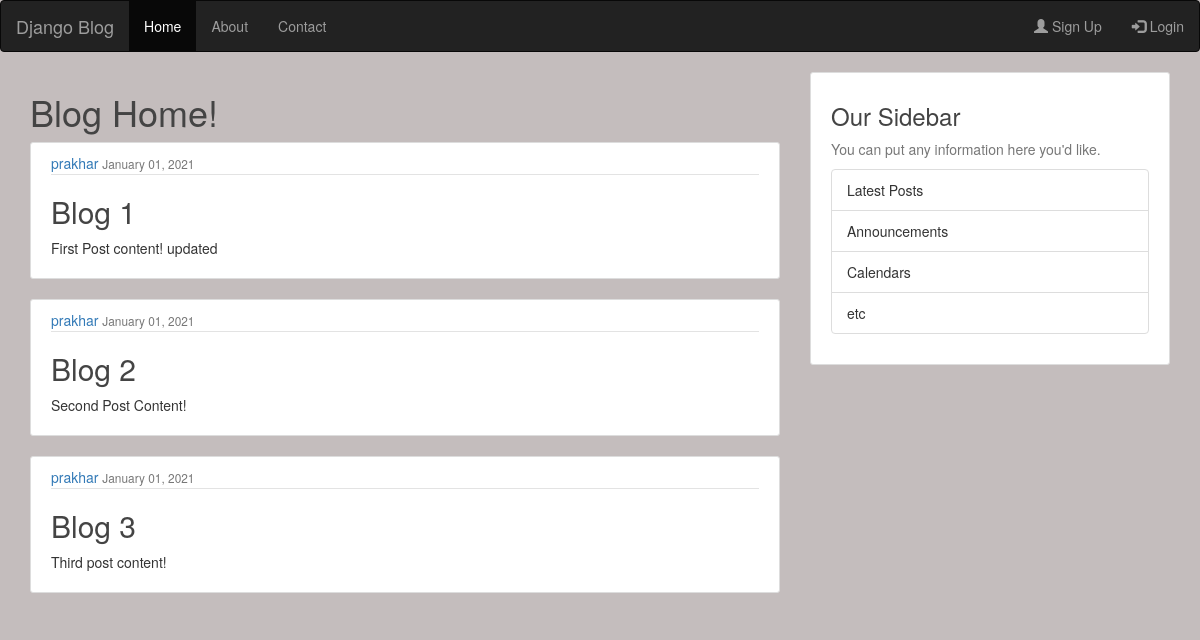
Screenshot of /blog/ with the database file from the repository.
### blog/models.py (models this page shows, shortened)
class Post(models.Model):
    title = models.CharField(max_length=100)
    content = models.TextField()
    date_posted = models.DateTimeField(default=timezone.now)
    contact = models.TextField()
    author = models.ForeignKey(User, on_delete=models.CASCADE)

### blog/views.py (the view)
# urls.py: path('', views.home, name='blog-home'),
def home(request):
    context = {
        'posts': Post.objects.all()
    }
    return render(request,  'blog/home.html', context)

### blog/templates/blog/home.html
{% extends "blog/base.html" %}
{% block content%}
    <h1>Blog Home!</h1>
    <div>
        {% for post in posts %}
            <article class="media content-section">
                <div class="media-body">
                    <div class="article-metadata">
                        <a class="mr-2" href="#">{{ post.author }}</a>
                        <small class="text-muted">{{ post.date_posted|date:"F d, Y" }}</small>
                    </div>
                    <h2><a class="article-title" href="#">{{ post.title }}</a></h2>
                    <p class="article-content">{{ post.content }}</p>
                </div>
            </article>
        {% endfor %}
    </div>
{% endblock content %}

### blog/templates/blog/base.html (shortened to what this page needs)
{% load static %}
<!DOCTYPE html>
<html lang="en">
<head>
    <link rel="stylesheet" href="https://maxcdn.bootstrapcdn.com/bootstrap/3.4.1/css/bootstrap.min.css">
    <link rel="stylesheet" type="text/css" href="{% static 'blog/main.css' %}">
</head>
<body>
    <header>
        <nav class="navbar navbar-inverse">
        <div class="container-fluid">
            <div class="navbar-header">
                <a class="navbar-brand" href="{% url 'blog-home' %}">Django Blog</a>
            </div>
            <ul class="nav navbar-nav">
                <li class="active"><a href="{% url 'blog-home' %}">Home</a></li>
                <li><a href="{% url 'blog-about' %}">About</a></li>
                <li><a href="{% url 'blog-contact' %}">Contact</a></li>
            </ul>
            <ul class="nav navbar-nav navbar-right">
                <li><a href="#"><span class="glyphicon glyphicon-user"></span> Sign Up</a></li>
                <li><a href="#"><span class="glyphicon glyphicon-log-in"></span> Login</a></li>
            </ul>
        </div>
        </nav>
    </header>
    <main role="main" class="container">
        <div class="row">
            <div class="col-md-8">
                {% block content %}{% endblock %}
            </div>
            <div class="col-md-4">
                <div class="content-section">
                    <h3>Our Sidebar</h3>
                    <p class='text-muted'>You can put any information here you'd like.
                    <ul class="list-group">
                        <li class="list-group-item list-group-item-light">Latest Posts</li>
                        <li class="list-group-item list-group-item-light">Announcements</li>
                        <li class="list-group-item list-group-item-light">Calendars</li>
                        <li class="list-group-item list-group-item-light">etc</li>
                    </ul>
                    </p>
                </div>
            </div>
        </div>
    </main>
</body>
</html>

### blog/static/blog/main.css (style rules this page uses)
* { margin: 0; padding: 0; }
body { background: #c4bdbd; color: #333333; }
h1, h2, h3, h4, h5, h6 { color: #444444; }
ul { margin: 0; }
.content-section { background: #ffffff; padding: 10px 20px; border: 1px solid #dddddd; border-radius: 3px; margin-bottom: 20px; }
.article-title { color: #444444; }
.article-content { white-space: pre-line; }
.article-metadata { padding-bottom: 1px; margin-bottom: 4px; border-bottom: 1px solid #e3e3e3 }

### rows the page displays
Post: author "prakhar", date_posted "January 01, 2021", title "Blog 1", content "First Post content! updated"
Post: author "prakhar", date_posted "January 01, 2021", title "Blog 2", content "Second Post Content!"
Post: author "prakhar", date_posted "January 01, 2021", title "Blog 3", content "Third post content!"
